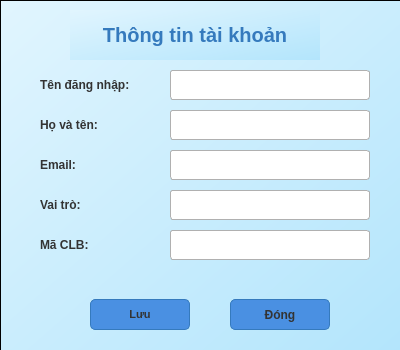
<?xml version="1.0" encoding="UTF-8"?>
<ui version="4.0">
 <class>AccountWindow</class>
 <widget class="QMainWindow" name="AccountWindow">
  <property name="geometry">
   <rect>
    <x>0</x>
    <y>0</y>
    <width>400</width>
    <height>350</height>
   </rect>
  </property>
  <property name="windowTitle">
   <string>Thông Tin Tài Khoản</string>
  </property>
  <property name="styleSheet">
   <string notr="true">
            QPushButton {
                background-color: #4A90E2;
                color: #FFFFFF;
                font-weight: bold;
                border: 1px solid #357ABD;
                border-radius: 5px;
            }
            QPushButton:hover {
                background-color: #357ABD;
                color: #FFFFFF;
                border: 2px solid #4A90E2;
            }
            QLabel#titleLabel {
                font-size: 20px;
                font-weight: bold;
                color: #357ABD;
            }
            QWidget {
                color: #333333;
                font-weight: bold;
            }
            QLineEdit {
                background-color: #FFFFFF;
                color: #333333;
                border: 1px solid #B0B0B0;
                border-radius: 3px;
                padding: 2px;
            }
            QLineEdit:disabled {
                background-color: #E0E0E0;
                color: #666666;
            }
            QComboBox {
                background-color: #FFFFFF;
                color: #333333;
                border: 1px solid #B0B0B0;
                border-radius: 3px;
                padding: 2px;
            }
            QGroupBox {
                font-weight: bold;
                color: #357ABD;
            }
            QTableWidget {
                background-color: #FFFFFF;
                color: #333333;
                border: 1px solid #B0B0B0;
            }
            QTableWidget::item:selected {
                background-color: #4A90E2;
                color: #FFFFFF;
            }
   </string>
  </property>
  <widget class="QWidget" name="centralwidget">
   <widget class="QListView" name="listView">
    <property name="geometry">
     <rect>
      <x>0</x>
      <y>0</y>
      <width>401</width>
      <height>351</height>
     </rect>
    </property>
    <property name="styleSheet">
     <string notr="true">QWidget { background-color: qlineargradient(x1:0, y1:0, x2:1, y2:1, stop:0 #E1F5FE, stop:1 #B3E5FC); }</string>
    </property>
   </widget>
   <widget class="QLineEdit" name="txtRole">
    <property name="geometry">
     <rect>
      <x>170</x>
      <y>190</y>
      <width>200</width>
      <height>30</height>
     </rect>
    </property>
    <property name="readOnly">
     <bool>true</bool>
    </property>
   </widget>
   <widget class="QPushButton" name="btnSave">
    <property name="geometry">
     <rect>
      <x>90</x>
      <y>299</y>
      <width>100</width>
      <height>31</height>
     </rect>
    </property>
    <property name="font">
     <font>
      <pointsize>8</pointsize>
      <weight>75</weight>
      <bold>true</bold>
     </font>
    </property>
    <property name="text">
     <string>Lưu</string>
    </property>
   </widget>
   <widget class="QLabel" name="lblUsername">
    <property name="geometry">
     <rect>
      <x>40</x>
      <y>70</y>
      <width>120</width>
      <height>30</height>
     </rect>
    </property>
    <property name="font">
     <font>
      <weight>75</weight>
      <bold>true</bold>
     </font>
    </property>
    <property name="text">
     <string>Tên đăng nhập:</string>
    </property>
   </widget>
   <widget class="QLineEdit" name="txtPhone">
    <property name="geometry">
     <rect>
      <x>170</x>
      <y>150</y>
      <width>200</width>
      <height>30</height>
     </rect>
    </property>
   </widget>
   <widget class="QLabel" name="lblFullName">
    <property name="geometry">
     <rect>
      <x>40</x>
      <y>110</y>
      <width>120</width>
      <height>30</height>
     </rect>
    </property>
    <property name="font">
     <font>
      <weight>75</weight>
      <bold>true</bold>
     </font>
    </property>
    <property name="text">
     <string>Họ và tên:</string>
    </property>
   </widget>
   <widget class="QLineEdit" name="txtMaCLB">
    <property name="geometry">
     <rect>
      <x>170</x>
      <y>230</y>
      <width>200</width>
      <height>30</height>
     </rect>
    </property>
    <property name="readOnly">
     <bool>true</bool>
    </property>
   </widget>
   <widget class="QLabel" name="lblMaCLB">
    <property name="geometry">
     <rect>
      <x>40</x>
      <y>230</y>
      <width>120</width>
      <height>30</height>
     </rect>
    </property>
    <property name="font">
     <font>
      <weight>75</weight>
      <bold>true</bold>
     </font>
    </property>
    <property name="text">
     <string>Mã CLB:</string>
    </property>
   </widget>
   <widget class="QLineEdit" name="txtUsername">
    <property name="geometry">
     <rect>
      <x>170</x>
      <y>70</y>
      <width>200</width>
      <height>30</height>
     </rect>
    </property>
    <property name="readOnly">
     <bool>true</bool>
    </property>
   </widget>
   <widget class="QLabel" name="titleLabel">
    <property name="geometry">
     <rect>
      <x>70</x>
      <y>10</y>
      <width>250</width>
      <height>50</height>
     </rect>
    </property>
    <property name="font">
     <font>
      <pointsize>-1</pointsize>
      <weight>75</weight>
      <bold>true</bold>
     </font>
    </property>
    <property name="styleSheet">
     <string notr="true">QWidget { background-color: qlineargradient(x1:0, y1:0, x2:1, y2:1, stop:0 #E1F5FE, stop:1 #B3E5FC); }</string>
    </property>
    <property name="text">
     <string>Thông tin tài khoản</string>
    </property>
    <property name="alignment">
     <set>Qt::AlignCenter</set>
    </property>
   </widget>
   <widget class="QLineEdit" name="txtFullName">
    <property name="geometry">
     <rect>
      <x>170</x>
      <y>110</y>
      <width>200</width>
      <height>30</height>
     </rect>
    </property>
   </widget>
   <widget class="QLabel" name="lblRole">
    <property name="geometry">
     <rect>
      <x>40</x>
      <y>190</y>
      <width>120</width>
      <height>30</height>
     </rect>
    </property>
    <property name="font">
     <font>
      <weight>75</weight>
      <bold>true</bold>
     </font>
    </property>
    <property name="text">
     <string>Vai trò:</string>
    </property>
   </widget>
   <widget class="QLabel" name="lblPhone">
    <property name="geometry">
     <rect>
      <x>40</x>
      <y>150</y>
      <width>120</width>
      <height>30</height>
     </rect>
    </property>
    <property name="font">
     <font>
      <weight>75</weight>
      <bold>true</bold>
     </font>
    </property>
    <property name="text">
     <string>Email:</string>
    </property>
   </widget>
   <widget class="QPushButton" name="btnClose">
    <property name="geometry">
     <rect>
      <x>230</x>
      <y>299</y>
      <width>100</width>
      <height>31</height>
     </rect>
    </property>
    <property name="font">
     <font>
      <weight>75</weight>
      <bold>true</bold>
     </font>
    </property>
    <property name="text">
     <string>Đóng</string>
    </property>
   </widget>
  </widget>
 </widget>
 <resources/>
 <connections/>
</ui>
